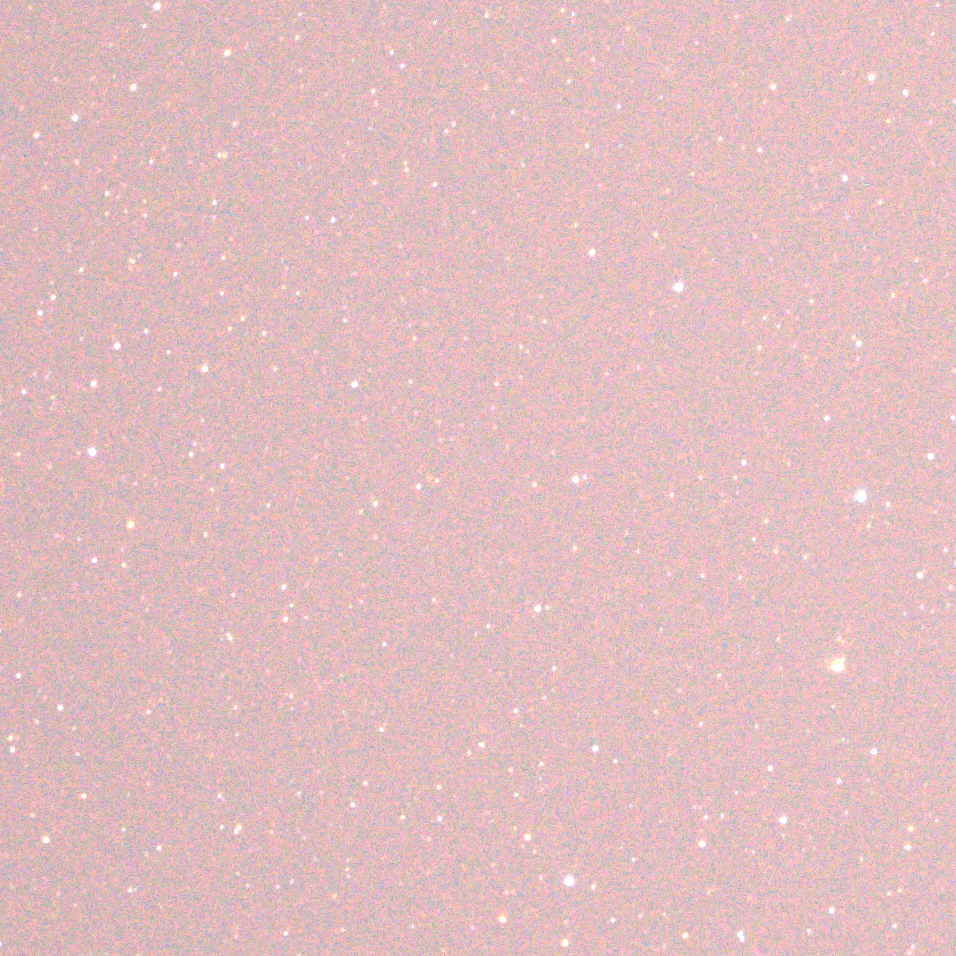
#> input picture images/astro_rgb/DSC_3124.TIFF, 956 x 956 px; its folder holds 4 pictures in this run
$ python debug_image.py
#> lines starting #> are read from the running program, lines starting #| are printed output that depends on the picture
### motion_blur/PILutils.py
import numpy as np
from PIL import Image

def PIL2array(img):
    return np.array(img.getdata(),np.uint8).reshape(img.size[1], img.size[0], 3)

### motion_blur/debug_image.py
from PIL import Image
import os
import numpy as np
import rawpy
from PILutils import PIL2array

def rgb_debug(rgb,dbg):
#> called with rgb = '../images/astro_rgb', dbg = '../images/astro_rgb_dbg'
    for filename in os.listdir(rgb):
        if filename == 'dbg': continue
        img = Image.open(os.path.join(rgb,filename))
#> img is the input picture: PIL image 956x956 RGB; mean R, G, B 224.4, 190.5, 192.7
        raw_name = filename.split('.')[0]
        arr = PIL2array(img)
        print(arr.shape)
#| (956, 956, 3)
        for i in range(3):
            tmp = np.zeros(arr.shape,dtype=np.uint8)
            tmp[:,:,i] = arr[:,:,i]
            img_tmp = Image.fromarray(tmp)
            img_tmp.save(os.path.join(dbg,raw_name)+'RGB'[i]+'.JPEG','JPEG')
#> this loop made 3 passes
#> pass 1, in rgb_debug, `img_tmp = Image.fromarray(tmp)`:
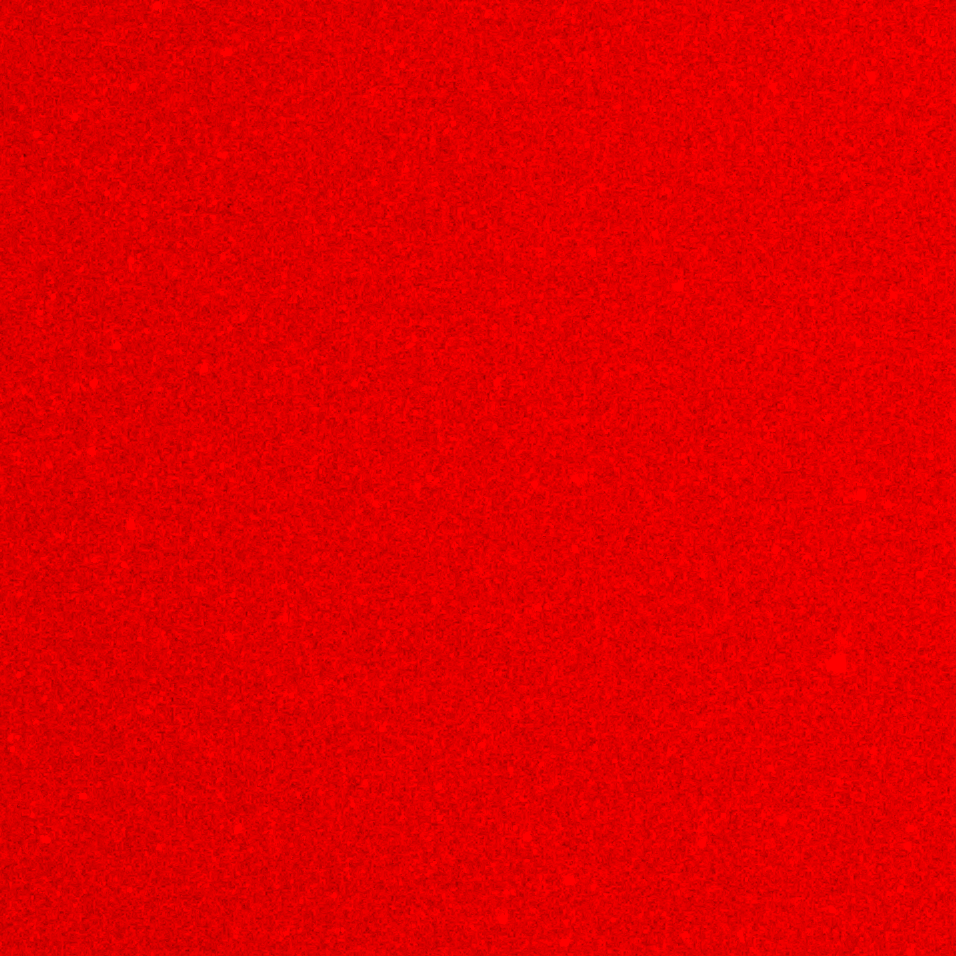
#> img_tmp: PIL image 956x956 RGB; mean R, G, B 224.4, 0, 0
#> pass 2, in rgb_debug, `img_tmp = Image.fromarray(tmp)`:
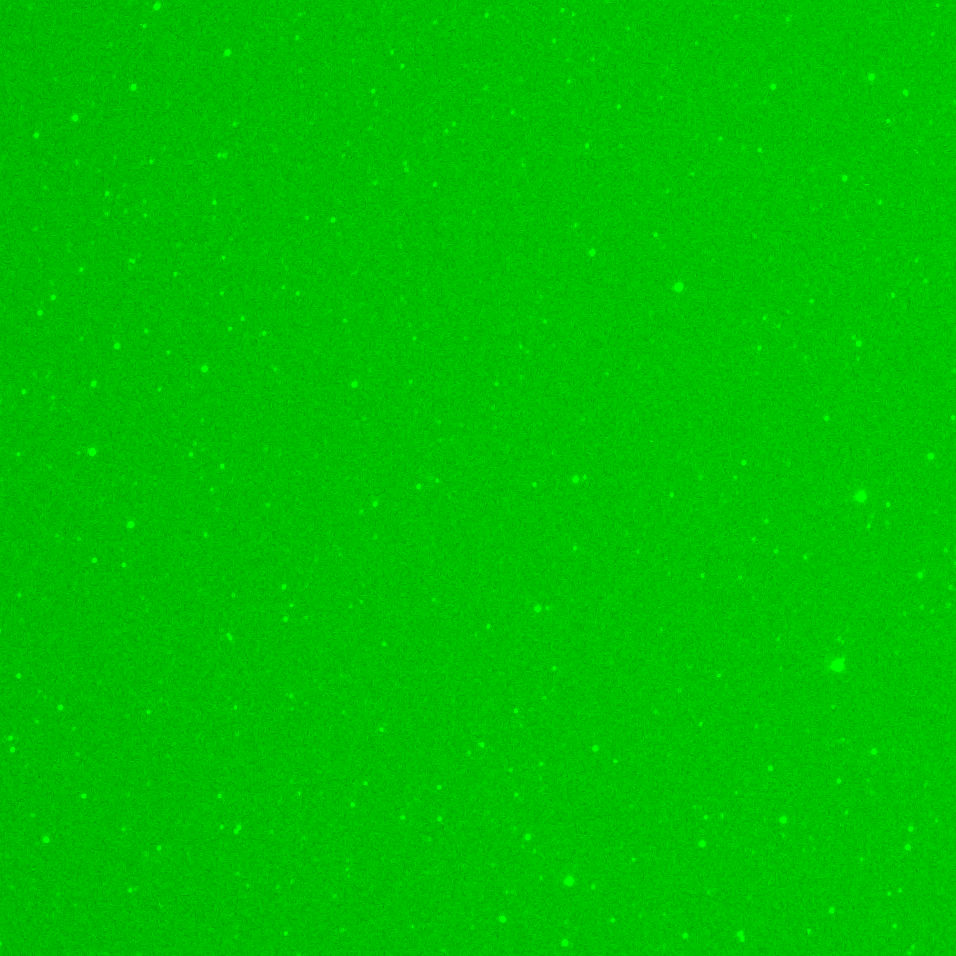
#> img_tmp: PIL image 956x956 RGB; mean R, G, B 0, 190.5, 0
#> pass 3, in rgb_debug, `img_tmp = Image.fromarray(tmp)`:
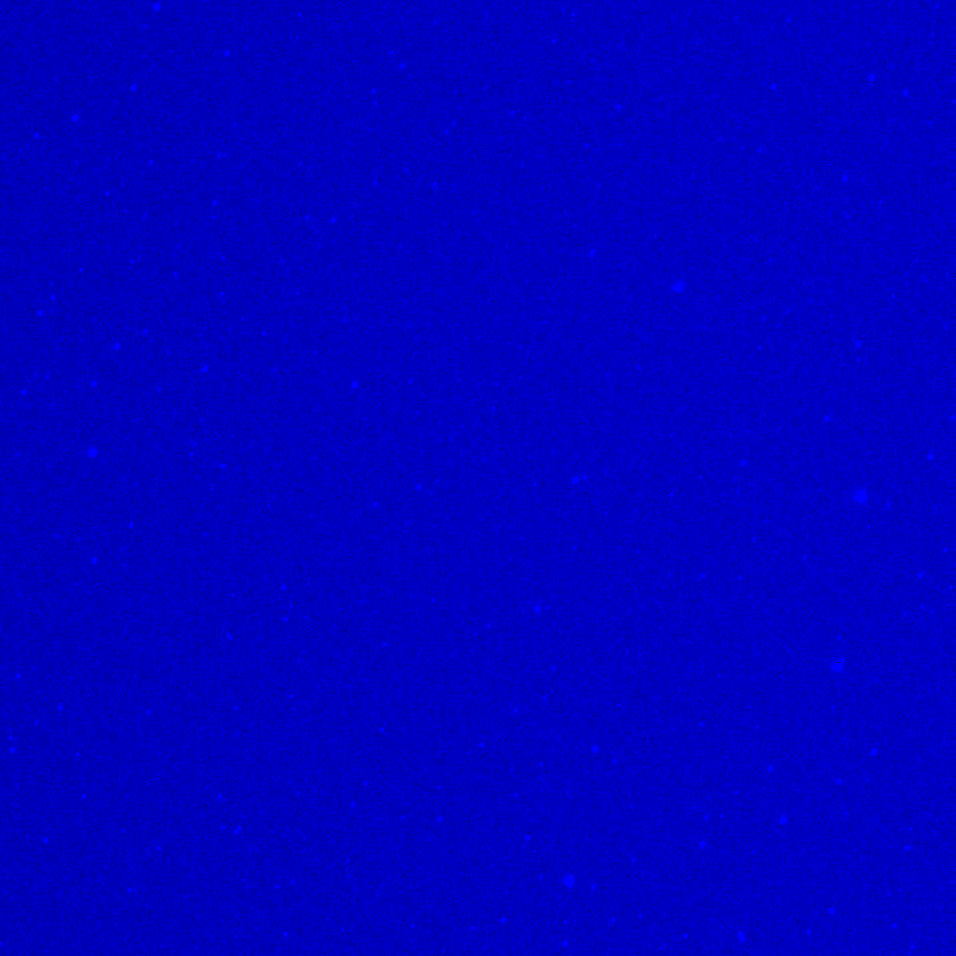
#> img_tmp: PIL image 956x956 RGB; mean R, G, B 0, 0, 192.7
#> pass 2 of the loop in rgb_debug, `for filename in os.listdir(rgb):`:
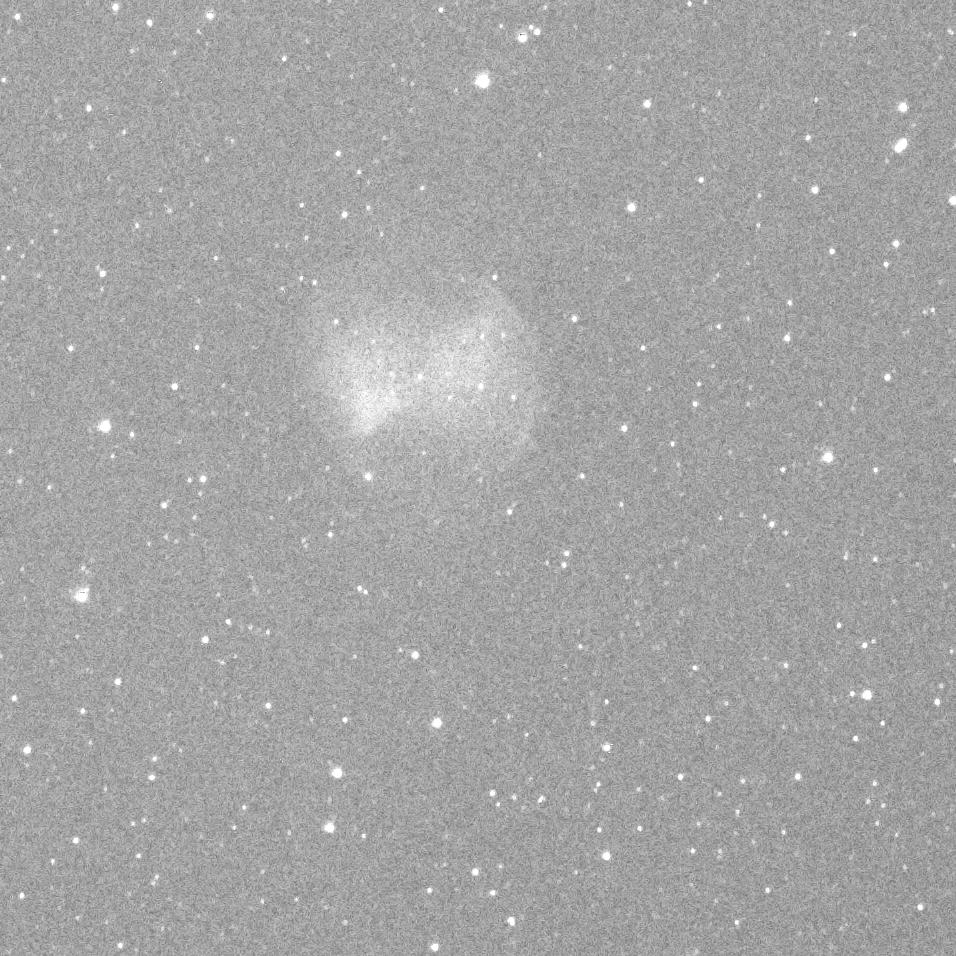
#> input picture images/astro_rgb/DSC_3124_000.JPEG, 956 x 956 px
#> in rgb_debug, img is the input picture: PIL image 956x956 RGB; min 90, max 255, mean 165.2
#| (956, 956, 3)
#> the loop in rgb_debug, `for i in range(3):` made 3 passes
#> pass 1, in rgb_debug, `img_tmp = Image.fromarray(tmp)`:
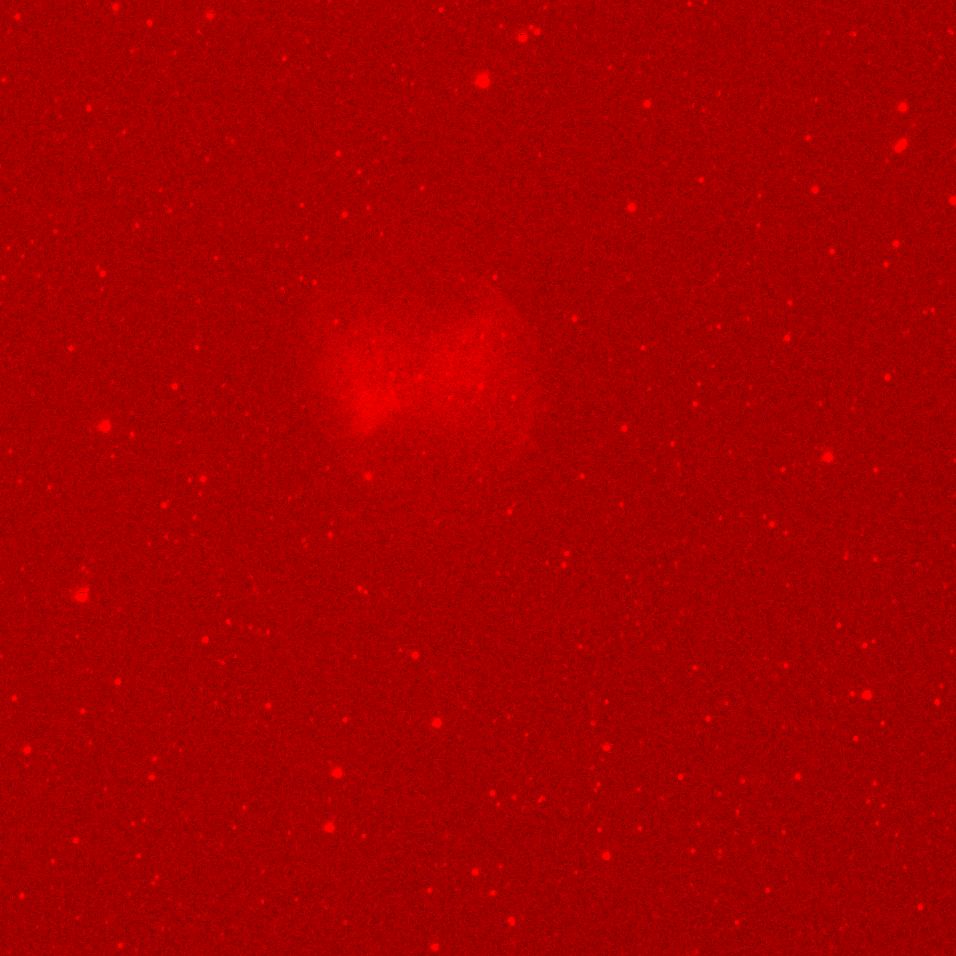
#> img_tmp: PIL image 956x956 RGB; mean R, G, B 165.2, 0, 0
#> pass 3, in rgb_debug, `img_tmp = Image.fromarray(tmp)`:
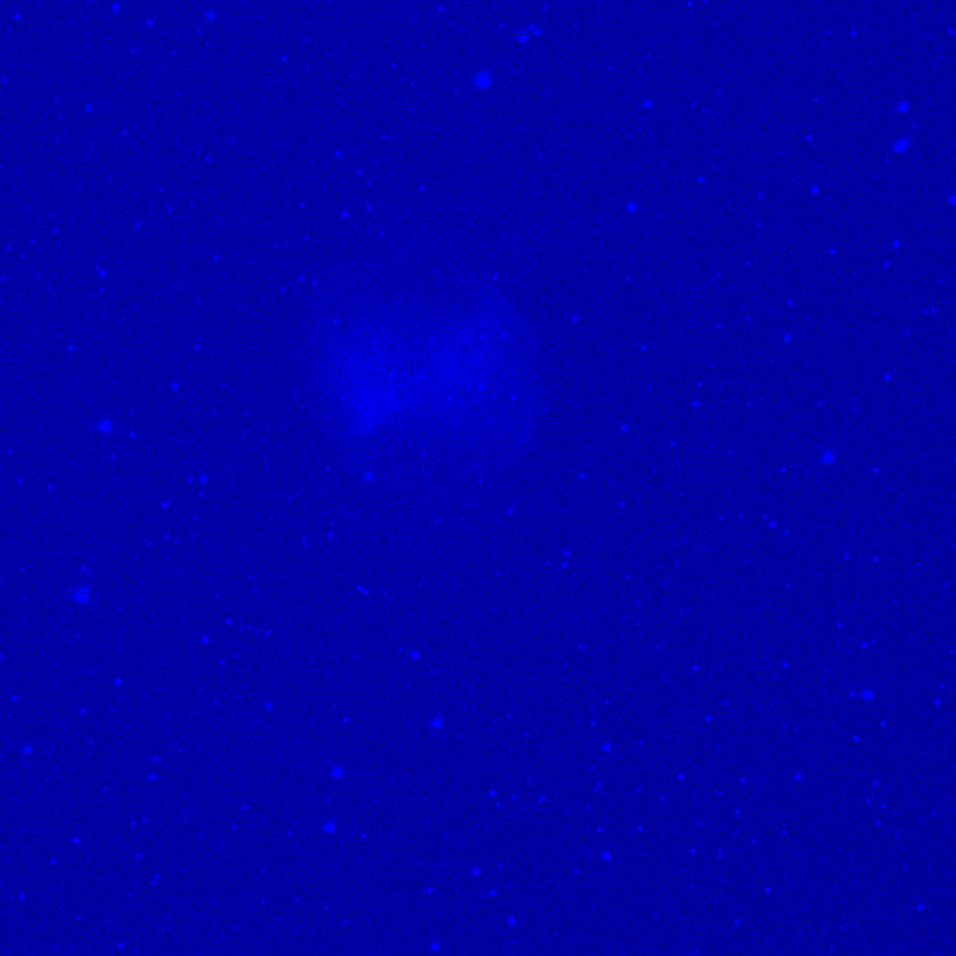
#> img_tmp: PIL image 956x956 RGB; mean R, G, B 0, 0, 165.2
#> pass 3 of the loop in rgb_debug, `for filename in os.listdir(rgb):`:
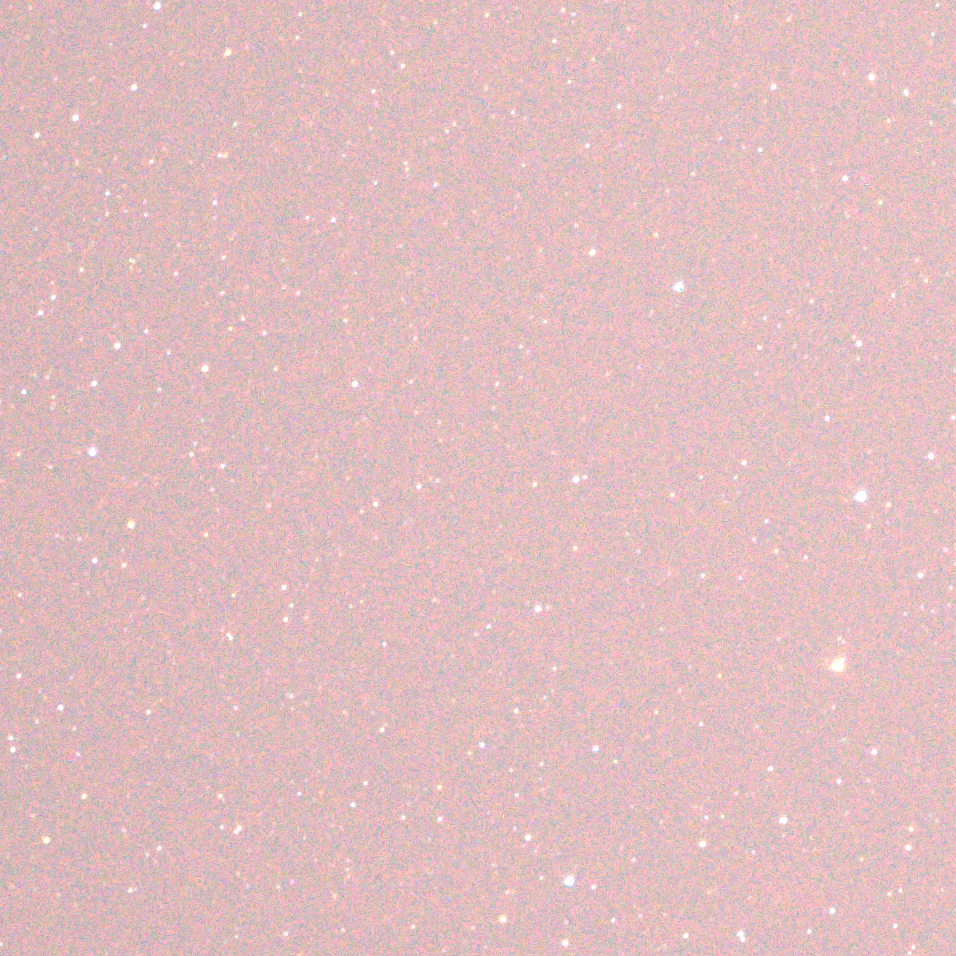
#> input picture images/astro_rgb/DSC_3125.TIFF, 956 x 956 px
#> in rgb_debug, img is the input picture: PIL image 956x956 RGB; mean R, G, B 224.6, 190.2, 192.1
#| (956, 956, 3)
#> the loop in rgb_debug, `for i in range(3):` made 3 passes
#> pass 1, in rgb_debug, `img_tmp = Image.fromarray(tmp)`:
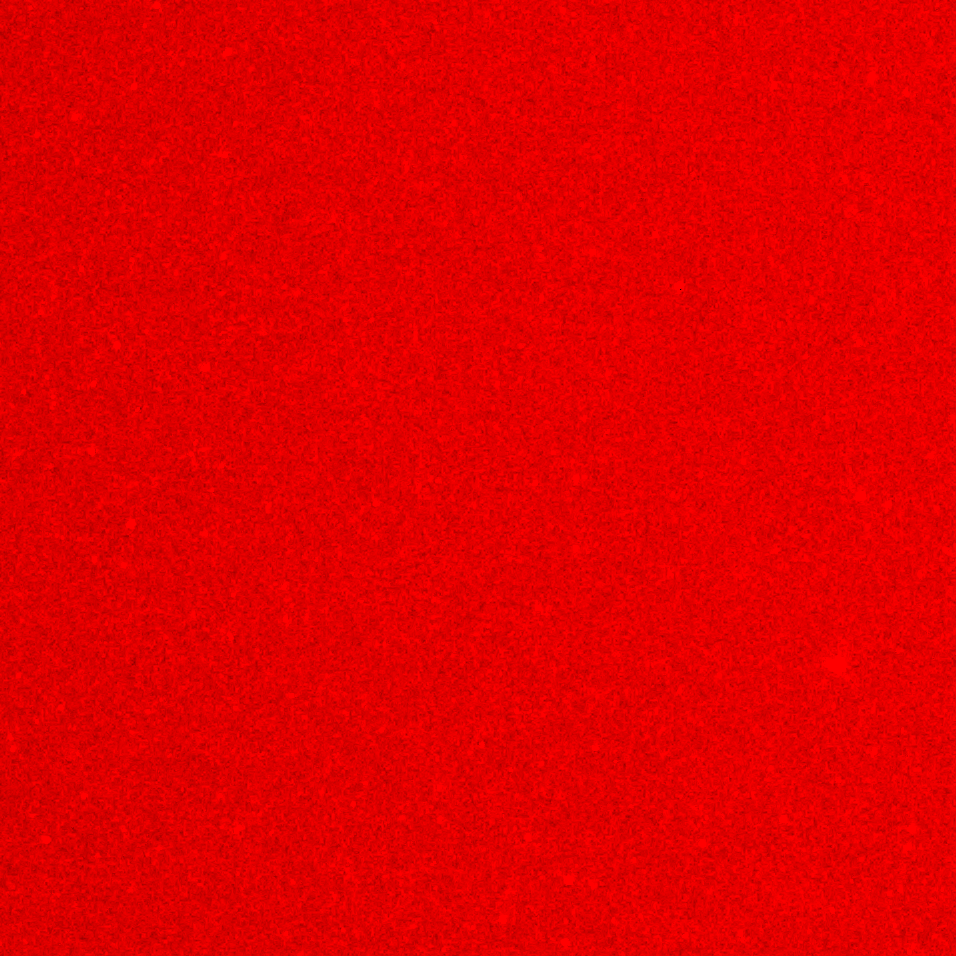
#> img_tmp: PIL image 956x956 RGB; mean R, G, B 224.6, 0, 0
#> pass 3, in rgb_debug, `img_tmp = Image.fromarray(tmp)`:
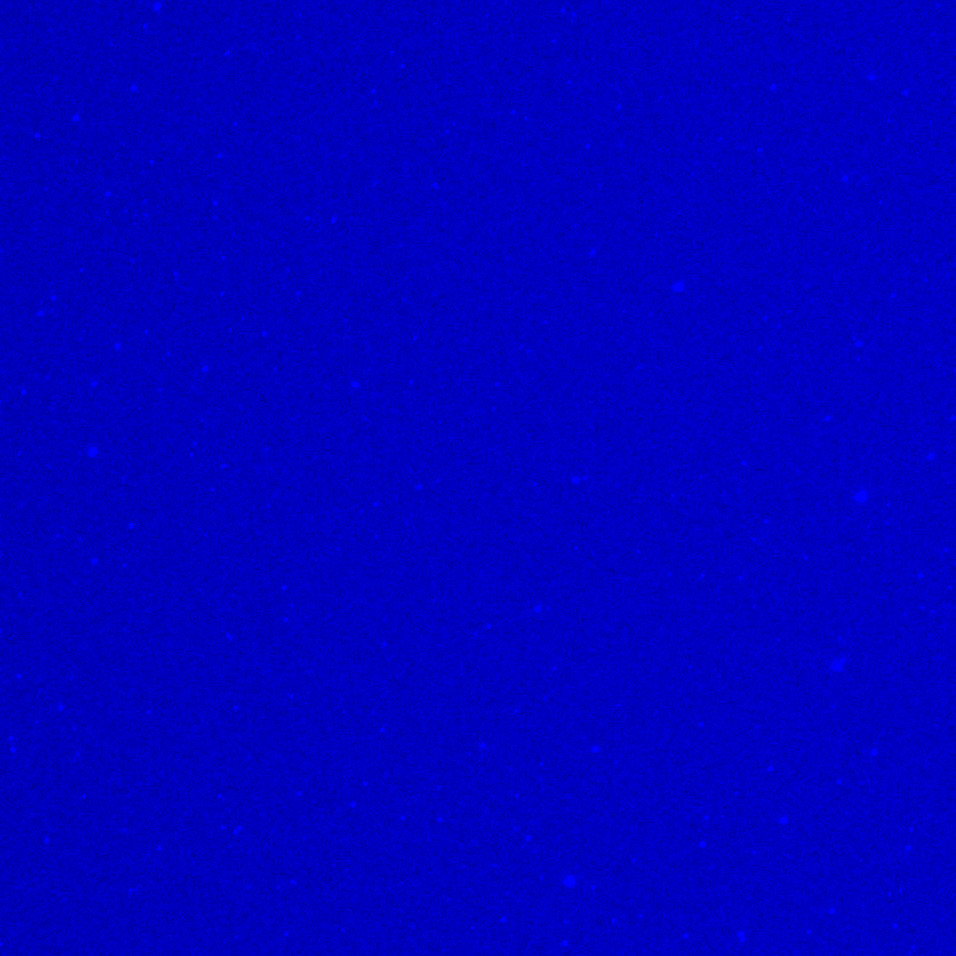
#> img_tmp: PIL image 956x956 RGB; mean R, G, B 0, 0, 192.1
#> the loop made 4 passes; the first 3 are shown

def array_debug(path, israw=False):
#> (the run stopped early here; a loop or call above may not have finished)
